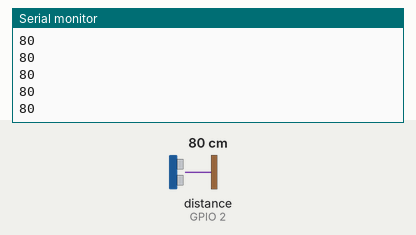
Simulated run of this sketch. Board: ESP32. On the bench: the last lines printed to the serial monitor. Wiring (inferred from the names in the program): ultrasonic range finder: trigger GPIO 0; echo GPIO 2. The test bench sets the inputs (shaded band); at power-on: distance to the obstacle (sensor on GPIO 2) 80 cm. The echo pulse lasts 58.3 µs per cm.

Above: at 1.2 s.
1.3 s: distance to the obstacle (sensor on GPIO 2) set to 2 cm
At 1.34 s:
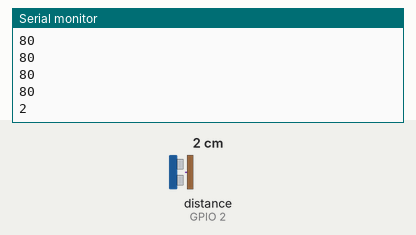
2.8 s: distance to the obstacle (sensor on GPIO 2) set to 4 cm
At 2.81 s:
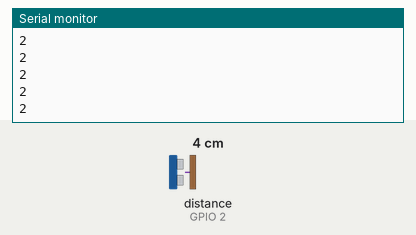
Timing chart, 0 to 5.8 s (numbered marks = the images above; inputs shaded):
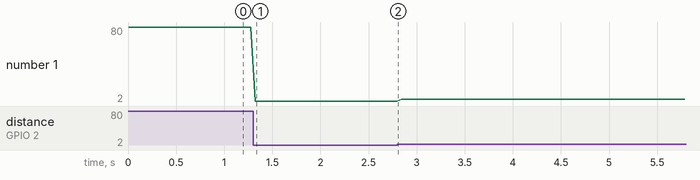

Measured:
- after the input at 1.3 s, the serial monitor: prints a new line at once (image 1)
- plotted number 1: 80 → 2 after the input at 1.3 s

The sketch:

SonarHC-SR04.ino
```cpp
#include "Arduino.h"

#define ECHO_PIN 2
#define TRIG_PIN 0

int32_t duration;
int32_t distance;

void setup(){
  Serial.begin (9600);
  Serial.println("Usando HC-SR04");
  pinMode(TRIG_PIN, OUTPUT);
  pinMode(ECHO_PIN, INPUT);
}

void loop(){
  digitalWrite(TRIG_PIN, LOW);
  delayMicroseconds(2);
  digitalWrite(TRIG_PIN, HIGH);
  delayMicroseconds(10);
  digitalWrite(TRIG_PIN, LOW);
  duration = pulseIn(ECHO_PIN, HIGH);
  distance = duration / 58.2;
  Serial.println(distance);
  delay(50);
}
```
